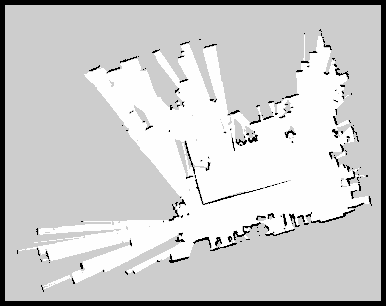
#> input picture maps/HRC_border.png, 386 x 306 px; its folder holds only this picture in this run
$ python add_map_image_border.py HRC_border.png
#> lines starting #> are read from the running program, lines starting #| are printed output that depends on the picture
#!/usr/bin/env python3
# -*- coding: utf-8 -*-

import os
import sys

import cv2


def add_border_to_image(input_file_path, border_size=5, border_color=(0, 0, 0)):
#> called with input_file_path = 'HRC_border.png', border_size = 5, border_color = (0, 0, 0)
    if not os.path.exists(input_file_path):
        print("Error: Input file not found - %s" % input_file_path)
        return None

    try:
        img = cv2.imread(input_file_path, cv2.IMREAD_COLOR)
#> img is the input picture: shape (306, 386, 3); min 0, max 254, mean 203.6
        if img is None:
            raise ValueError(
                "Could not read image. File might be corrupted or unsupported format.")
    except Exception as e:
        print("Error: An issue occurred while reading the image - %s" % e)
        return None

    bordered_img = cv2.copyMakeBorder(
        img,
        border_size,
        border_size,
        border_size,
        border_size,
        cv2.BORDER_CONSTANT,
        value=border_color
    )
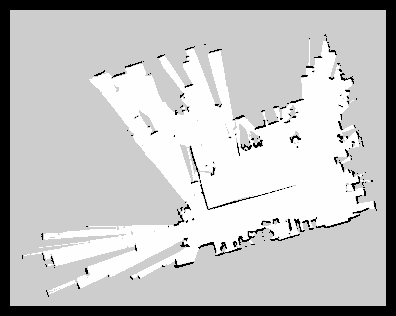
#> bordered_img: shape (316, 396, 3); min 0, max 254, mean 192.2

    base_name = os.path.splitext(input_file_path)[0]
    output_file_path = "%s_border.png" % base_name

    try:
        cv2.imwrite(output_file_path, bordered_img)
        print("Bordered image saved: %s" % output_file_path)
        return output_file_path
    except Exception as e:
        print("Error: An issue occurred while saving the image - %s" % e)
        return None


def main():
    if len(sys.argv) < 2:
        print("Usage: python %s <input_file_path>" % sys.argv[0])
        print("Example: python %s input.jpg" % sys.argv[0])
        sys.exit(1)

    input_file = sys.argv[1]

    border_thickness = 5
    black_color = (0, 0, 0)

    add_border_to_image(input_file, border_thickness, black_color)


if __name__ == "__main__":
    main()
